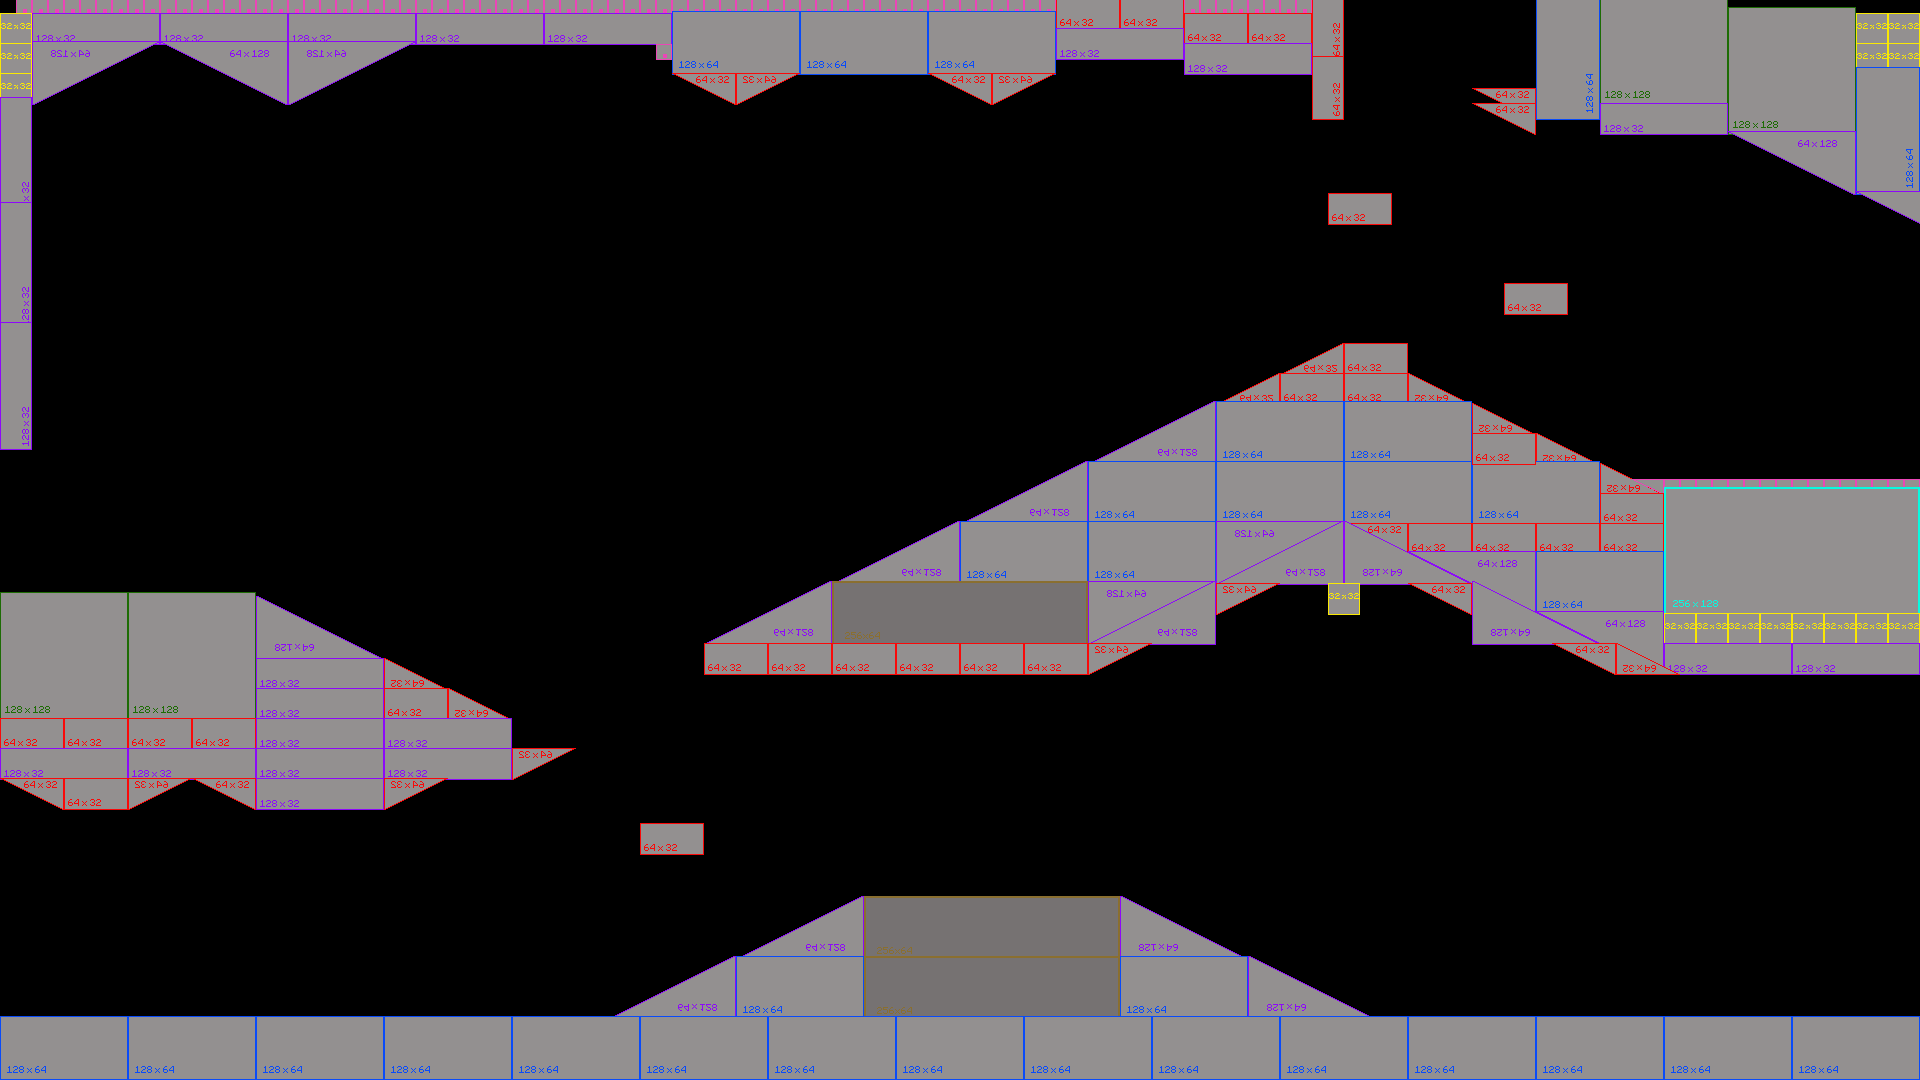

This is a level from a 2D game, rendered from its Tiled map with the project's own tilesets. A one-line summary and the map file follow, with tile-layer data summarised:
An orthogonal 120x72 tile map with 16x15 px tiles, 2 tile layers (Camada de Blocos 1, Camada de Blocos 2), 11 tilesets and 37 objects.

<map version="1.9" tiledversion="1.9.2" orientation="orthogonal" renderorder="right-down" width="120" height="72" tilewidth="16" tileheight="15" infinite="0" nextlayerid="7" nextobjectid="95">
 <tileset firstgid="1" source="../Tilesets/ciano.tsx" />
 <tileset firstgid="17" source="../Tilesets/triangulo_roxo.tsx" />
 <tileset firstgid="145" source="../Tilesets/Vermelho.tsx" />
 <tileset firstgid="209" source="../Tilesets/Amarelo.tsx" />
 <tileset firstgid="210" source="../Tilesets/verde.tsx" />
 <tileset firstgid="211" source="../Tilesets/roxo.tsx" />
 <tileset firstgid="275" source="../Tilesets/azul.tsx" />
 <tileset firstgid="291" source="../Tilesets/branco.tsx" />
 <tileset firstgid="292" source="../Tilesets/marrom.tsx" />
 <tileset firstgid="293" source="../Tilesets/triangulo_roxo.tsx" />
 <tileset firstgid="421" source="../Tilesets/rosa.tsx" />
 <layer id="4" name="Camada de Blocos 1" width="120" height="72">
  <data>[8640 cells, 147 non-empty, 15 distinct tile ids]</data>
 </layer>
 <layer id="5" name="Camada de Blocos 2" width="120" height="72">
  <data>[8640 cells, 100 non-empty, 11 distinct tile ids]</data>
 </layer>
 <objectgroup id="6" name="CollisionMask">
  <object id="55" x="0" y="1020" width="1920" height="60" />
  <object id="56" x="0" y="585" width="256" height="135" />
  <object id="57" x="256" y="600">
   <polygon points="0,0 0,60 128,60" />
  </object>
  <object id="58" x="384" y="660">
   <polygon points="0,0 128,60 0,60" />
  </object>
  <object id="59" x="256" y="660" width="128" height="150" />
  <object id="60" x="384" y="720" width="128" height="60" />
  <object id="61" x="0" y="720" width="256" height="60" />
  <object id="62" x="64" y="780" width="64" height="30" />
  <object id="63" x="384" y="780">
   <polygon points="0,0 64,0 0,30" />
  </object>
  <object id="64" x="256" y="780">
   <polygon points="0,0 0,30 -64,0" />
  </object>
  <object id="65" x="176" y="780">
   <polygon points="0,0 -48,0 -48,30" />
  </object>
  <object id="66" x="16" y="780">
   <polygon points="0,0 48,0 48,30" />
  </object>
  <object id="67" x="1344" y="345">
   <polygon points="0,0 0,120 -256,120" />
  </object>
  <object id="68" x="1408" y="375">
   <polygon points="0,0 224,105 0,105" />
  </object>
  <object id="71" x="1344" y="345" width="64" height="180" />
  <object id="73" x="1664" y="645" width="256" height="30" />
  <object id="74" x="1552" y="630">
   <polygon points="0,0 16,0 112,45 64,45 0,15" />
  </object>
  <object id="75" x="1472" y="585">
   <polygon points="0,0 0,60 80,60" />
  </object>
  <object id="76" x="1408" y="585">
   <polygon points="0,0 64,30 64,0" />
  </object>
  <object id="77" x="1280" y="585">
   <polygon points="0,0 -192,90 -192,0" />
  </object>
  <object id="78" x="1328" y="585" width="32" height="30" />
  <object id="79" x="1328" y="195" width="64" height="30" />
  <object id="80" x="1504" y="285" width="64" height="30" />
  <object id="81" x="640" y="825" width="64" height="30" />
  <object id="82" x="512" y="750">
   <polygon points="0,0 64,0 0,30" />
  </object>
  <object id="83" x="1536" y="0" width="64" height="120" />
  <object id="84" x="1472" y="105">
   <polygon points="0,0 64,0 64,30" />
  </object>
  <object id="85" x="1312" y="15" width="32" height="105" />
  <object id="86" x="1184" y="45" width="128" height="30" />
  <object id="87" x="1056" y="30" width="128" height="30" />
  <object id="88" x="928" y="15" width="128" height="60" />
  <object id="89" x="800" y="15" width="128" height="60" />
  <object id="90" x="672" y="15" width="128" height="60" />
  <object id="91" x="416" y="15" width="256" height="30" />
  <object id="92" x="1600" y="105" width="128" height="30" />
  <object id="93" x="1600" y="0" width="304" height="105" />
  <object id="94" x="1904" y="0" width="16" height="195" />
 </objectgroup>
</map>
